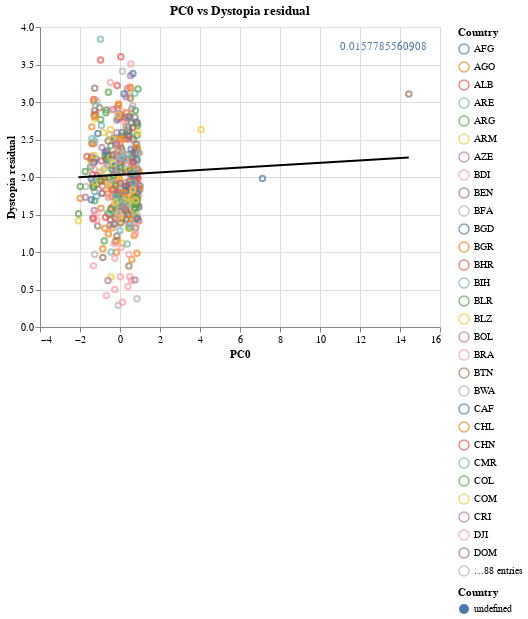

The notebook cell this image was saved under:
### Code cell
neg_urbanization_residual_value.visualize()

### Figure 1 — Vega-Lite specification as saved in the notebook (floating-point values rounded to 4 significant figures; data arrays with more than 128 entries replaced by an {"elided": "..."} marker saying what was removed)
{"config": {"view": {"continuousWidth": 400, "continuousHeight": 300}}, "layer": [{"mark": "point", "encoding": {"color": {"field": "Country", "type": "nominal"}, "tooltip": [{"field": "Country", "type": "nominal"}, {"field": "PC0", "type": "quantitative"}, {"field": "Dystopia residual", "type": "quantitative"}], "x": {"field": "PC0", "type": "quantitative"}, "y": {"field": "Dystopia residual", "type": "quantitative"}}, "selection": {"selector004": {"type": "interval", "bind": "scales", "encodings": ["x", "y"]}}, "title": "PC0 vs Dystopia residual"}, {"mark": {"type": "line", "color": "black"}, "encoding": {"color": {"legend": null}, "tooltip": [{"field": "Country", "type": "nominal"}, {"field": "PC0", "type": "quantitative"}, {"field": "Dystopia residual", "type": "quantitative"}], "x": {"field": "PC0", "type": "quantitative"}, "y": {"field": "Dystopia residual", "type": "quantitative"}}, "title": "PC0 vs Dystopia residual", "transform": [{"on": "PC0", "regression": "Dystopia residual"}]}, {"mark": {"type": "text", "align": "left", "color": "black"}, "encoding": {"color": {"field": "Country", "type": "nominal"}, "text": {"field": "slope", "type": "quantitative"}, "tooltip": [{"field": "slope", "title": "Slope", "type": "quantitative"}, {"field": "intercept", "title": "Intercept", "type": "quantitative"}], "x": {"value": 300}, "y": {"value": 20}}, "title": "PC0 vs Dystopia residual", "transform": [{"on": "PC0", "regression": "Dystopia residual", "params": true}, {"calculate": "datum.coef[0]", "as": "intercept"}, {"calculate": "datum.coef[1]", "as": "slope"}]}], "data": {"name": "data-0c9bffaedb5d2befca6ebbe0a2b41b8b"}, "resolve": {"scale": {"color": "independent"}}, "$schema": "https://vega.github.io/schema/vega-lite/v4.17.0.json", "datasets": {"data-0c9bffaedb5d2befca6ebbe0a2b41b8b": {"elided": "457 records"}}}
